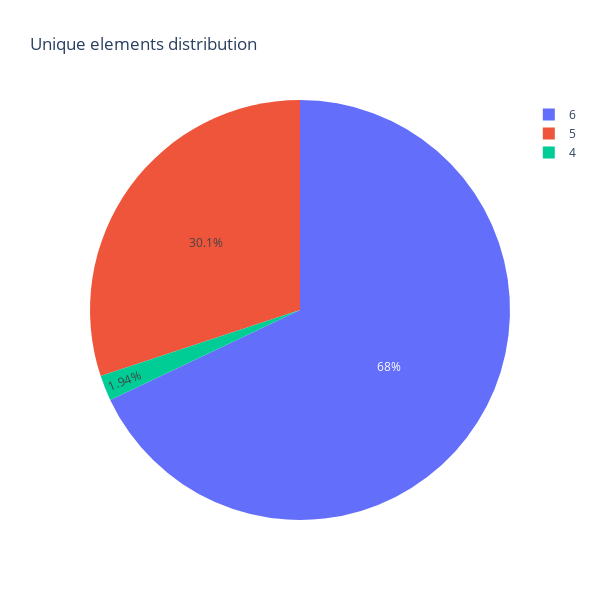

Notebook code cell kept with this figure:
### Markdown cell above
Checking the distribution of equations by number of unique elements

### Code cell
# Counting unique elements distribution
df_temp = df_unique["count"].value_counts()

# Creating figure
fig = go.Figure()

# Adding trace
fig.add_trace(
    go.Pie(
        labels=df_temp.index,
        values=df_temp,
    )
)

# Updating the layout
fig.update_layout(
    title="Unique elements distribution",
    height=600,
    width=600,
)

# Showing the figure
fig.show()

### Figure 1 — Plotly figure (JSON) as saved in the notebook; plotly's stock layout.template omitted (floating-point values rounded to 4 significant figures)
{"data": [{"labels": [6, 5, 4], "type": "pie", "values": [140, 62, 4]}], "layout": {"height": 600, "title": {"text": "Unique elements distribution"}, "width": 600}}
